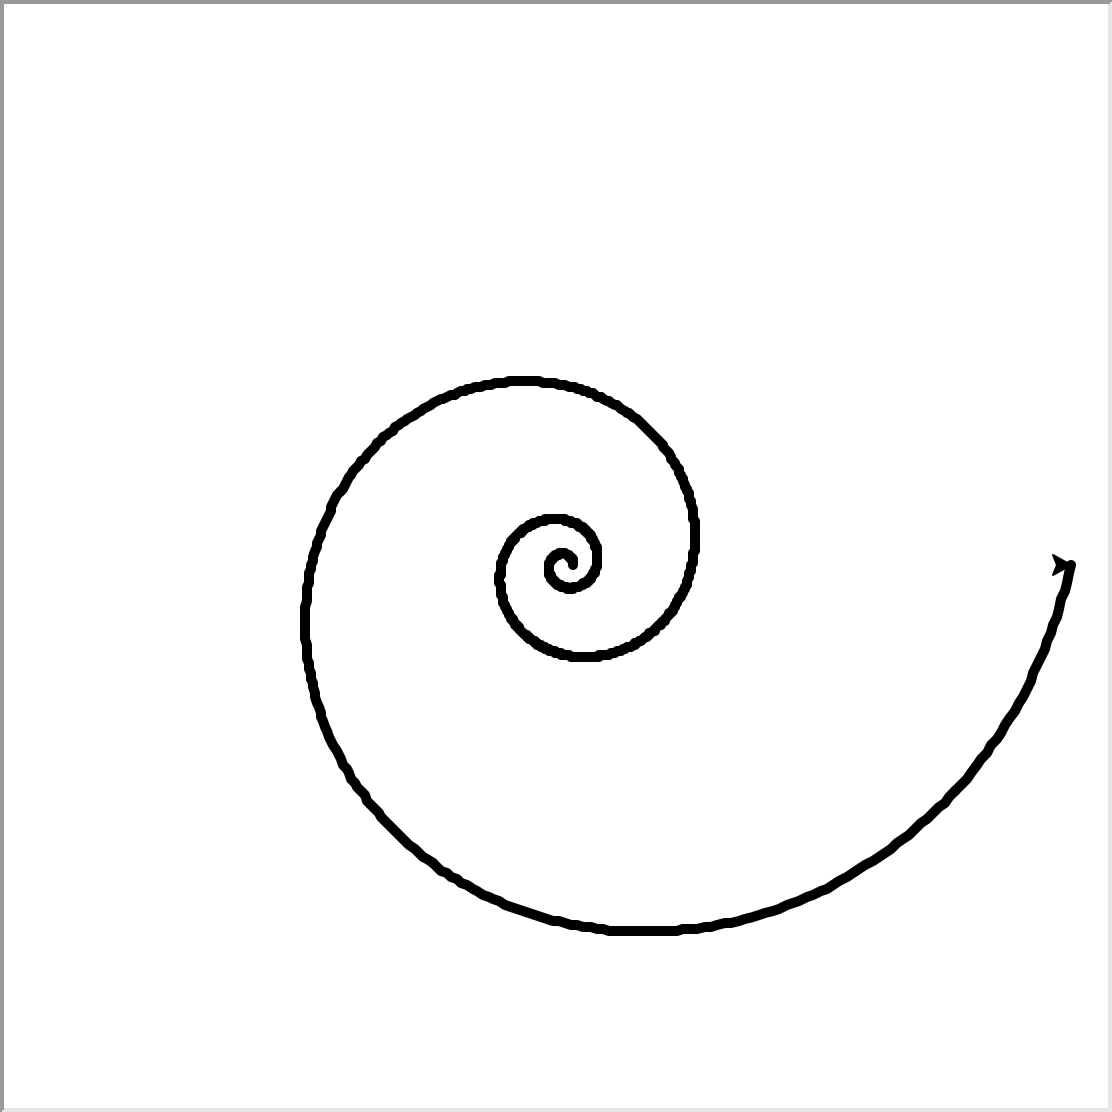

The script that drew this image:
"""
Author: Rodion Calistru, rcalistr@purdue.edu
Assignment: 06.4 - Log Spiral
Date: MM/DD/YYYY

Description:
    Computes the x and y coordinates for a log
    spiral and draws the spiral.

Contributors:
    odion Calistru, rcalistr@purdue.edu [repeat for each]

My contributor(s) helped me:
    [ ] understand the assignment expectations without
        telling me how they will approach it.
    [ ] understand different ways to think about a solution
        without helping me plan my solution.
    [ ] think through the meaning of a specific error or
        bug present in my code without looking at my code.
    Note that if you helped somebody else with their code, you
    have to list that person as a contributor.

Academic Integrity Statement:
    I have not used source code obtained from any unauthorized
    source, either modified or unmodified; nor have I provided
    another student access to my code.  The project I am
    submitting is my own original work.
"""

"""Import additional modules below this line (starting with unit 6)."""
from turtle import *
import math

"""Write new functions below this line (starting with unit 4)."""


def start():
    """This function initializes the window and the turtle.
    Do not modify this function or any of the properties it sets.
    """
    setup(564, 564)
    width(5)


def main():
    penup()
    a = 4 #First constant
    b = 0.22 #Second constant
    for theta in range(0,360*3+1):
        theta_rads = math.radians(theta) #Converts degrees to radians
        x = a * math.exp(b*theta_rads)*math.cos(theta_rads) #Computes x position
        y = a * math.exp(b*theta_rads)*math.sin(theta_rads) #Computes y positions
        goto(x,y) #Draws the spiral
        pendown()


"""Do not change anything below this line."""
if __name__ == "__main__":
    start()
    main()
    done()
